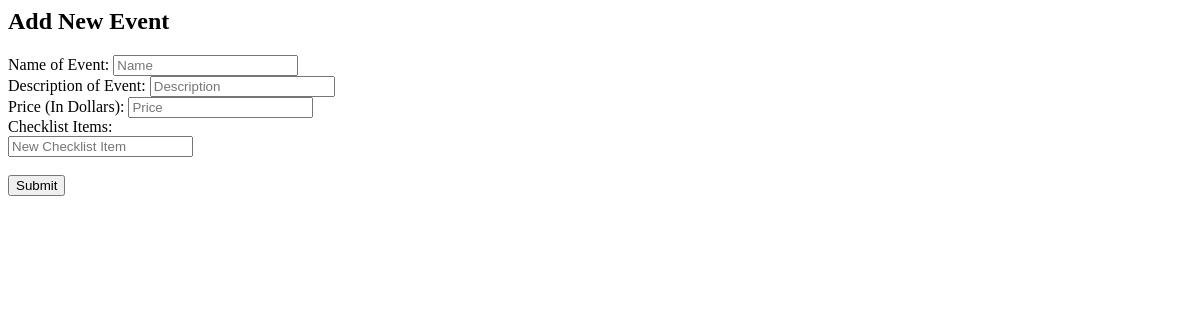
Before: /events/new_event_form/ (signed in) with the older database file.
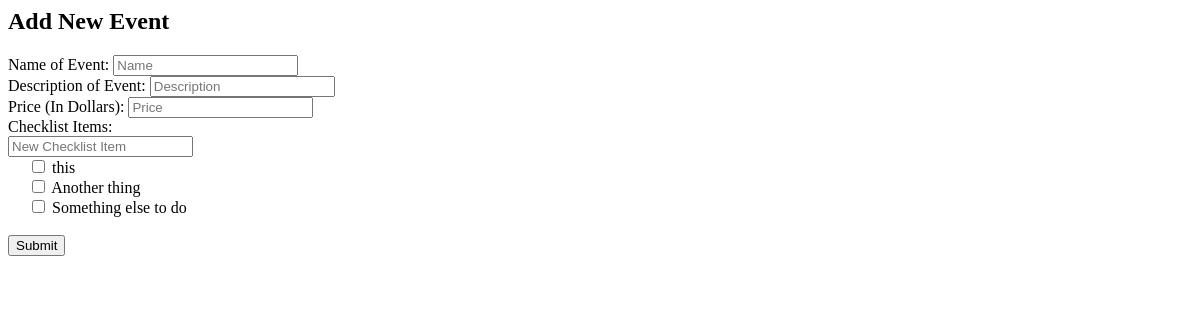
After: the same page with the newer database file.
### events/models.py (models this page shows, shortened)
class Checklist_Item(models.Model):
    name = models.CharField(max_length=50)

### events/views.py (the view)
# urls.py: url(r'new_event_form/$', views.new_event_form, name='new_event_form'),
@login_required
def new_event_form(request):
    data = {}
    all_checklist_items = Checklist_Item.objects.all()
    data['checklist'] = all_checklist_items
    return render(request, 'events/new_event_form.html', data)

### events/templates/events/new_event_form.html (shortened to what this page needs)
<h2>Add New Event</h2>
<form action='new_event_submit/' method='post'>
    <div class='form-group'>
        <label for='event_name'>Name of Event:</label>
        <input type='text' id='event_name' class='form-control' name='name' placeholder='Name'>
    </div>
    <div class='form-group'>
        <label for='event_description'>Description of Event:</label>
        <input type='text' id='event_name' class='form-control' name='description' placeholder='Description'>
    </div>
    <div>
        <label for='event_price'>Price (In Dollars):</label>
        <input type='number' id='event_price' class='form-control' name='price' placeholder='Price'>
    </div>
    <div class='form-group checklist_items'>
         Checklist Items: <br>
        <div id='new_checklist_form'>
            <input type='text' name='checklist_item' form='new_checklist_form' class='form-control' id='new_check_item' placeholder="New Checklist Item">
        </div>
        {% for item in checklist %}
            &nbsp;&nbsp;&nbsp;&nbsp; <input type='checkbox' value='{{ item.id }}' id='item_{{ item.id }}' name='checklist_items'> <label for='item_{{ item.id }}'>{{ item.name }}</label><br>
        {% endfor %}
    </div>
    <br>
    <input type='submit' value='Submit' class='btn btn-primary'>
</form>

Changed rows visible on the page:
added Checklist_Item: name "this"
added Checklist_Item: name "Another thing"
added Checklist_Item: name "Something else to do"
